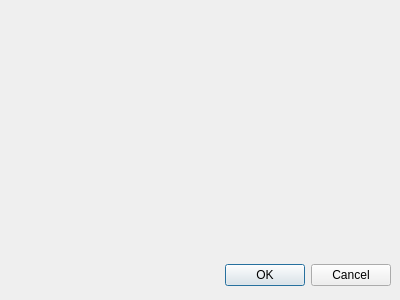
<?xml version="1.0" encoding="UTF-8"?>
<ui version="4.0">
 <class>Dialog</class>
 <widget class="QDialog" name="Dialog">
  <property name="geometry">
   <rect>
    <x>0</x>
    <y>0</y>
    <width>400</width>
    <height>300</height>
   </rect>
  </property>
  <property name="windowTitle">
   <string>Dialog</string>
  </property>
  <widget class="QDialogButtonBox" name="buttonBox">
   <property name="geometry">
    <rect>
     <x>9</x>
     <y>259</y>
     <width>382</width>
     <height>32</height>
    </rect>
   </property>
   <property name="standardButtons">
    <set>QDialogButtonBox::Cancel|QDialogButtonBox::Ok</set>
   </property>
  </widget>
 </widget>
 <resources/>
 <connections/>
</ui>
